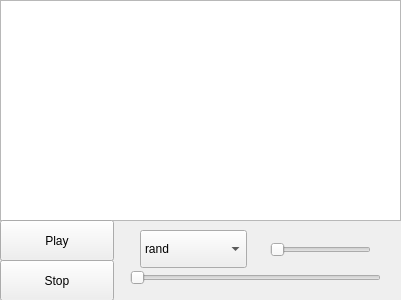
<?xml version="1.0" encoding="UTF-8"?>
<ui version="4.0">
 <class>MainWindow</class>
 <widget class="QMainWindow" name="MainWindow">
  <property name="geometry">
   <rect>
    <x>0</x>
    <y>0</y>
    <width>401</width>
    <height>300</height>
   </rect>
  </property>
  <property name="windowTitle">
   <string>Majiao_Player</string>
  </property>
  <widget class="QWidget" name="centralWidget">
   <widget class="QListWidget" name="listWidget">
    <property name="geometry">
     <rect>
      <x>0</x>
      <y>0</y>
      <width>401</width>
      <height>221</height>
     </rect>
    </property>
   </widget>
   <widget class="QPushButton" name="pushButton">
    <property name="geometry">
     <rect>
      <x>0</x>
      <y>220</y>
      <width>114</width>
      <height>41</height>
     </rect>
    </property>
    <property name="text">
     <string>Play</string>
    </property>
   </widget>
   <widget class="QPushButton" name="pushButton_2">
    <property name="geometry">
     <rect>
      <x>0</x>
      <y>260</y>
      <width>114</width>
      <height>41</height>
     </rect>
    </property>
    <property name="text">
     <string>Stop</string>
    </property>
   </widget>
   <widget class="QSlider" name="horizontalSlider">
    <property name="geometry">
     <rect>
      <x>130</x>
      <y>270</y>
      <width>251</width>
      <height>16</height>
     </rect>
    </property>
    <property name="orientation">
     <enum>Qt::Horizontal</enum>
    </property>
   </widget>
   <widget class="QSlider" name="horizontalSlider_2">
    <property name="geometry">
     <rect>
      <x>270</x>
      <y>240</y>
      <width>101</width>
      <height>20</height>
     </rect>
    </property>
    <property name="orientation">
     <enum>Qt::Horizontal</enum>
    </property>
   </widget>
   <widget class="QComboBox" name="comboBox">
    <property name="geometry">
     <rect>
      <x>140</x>
      <y>230</y>
      <width>107</width>
      <height>38</height>
     </rect>
    </property>
    <item>
     <property name="text">
      <string>rand</string>
     </property>
    </item>
    <item>
     <property name="text">
      <string>loop</string>
     </property>
    </item>
   </widget>
  </widget>
 </widget>
 <layoutdefault spacing="6" margin="11"/>
 <resources/>
 <connections/>
</ui>
